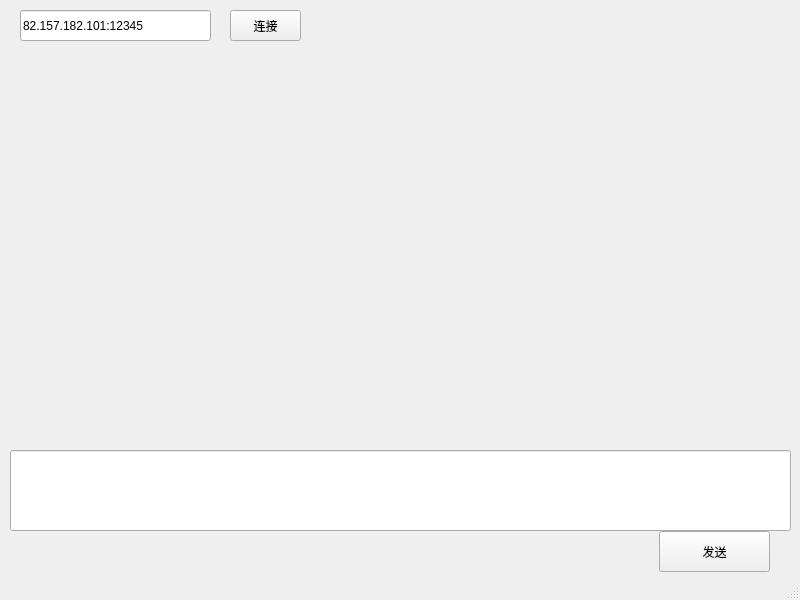
<?xml version="1.0" encoding="UTF-8"?>
<ui version="4.0">
 <class>MainWindow</class>
 <widget class="QMainWindow" name="MainWindow">
  <property name="geometry">
   <rect>
    <x>0</x>
    <y>0</y>
    <width>800</width>
    <height>600</height>
   </rect>
  </property>
  <property name="windowTitle">
   <string>MainWindow</string>
  </property>
  <widget class="QWidget" name="centralwidget">
   <widget class="QLabel" name="mySendMsg">
    <property name="geometry">
     <rect>
      <x>10</x>
      <y>60</y>
      <width>391</width>
      <height>361</height>
     </rect>
    </property>
    <property name="text">
     <string/>
    </property>
    <property name="textFormat">
     <enum>Qt::TextFormat::PlainText</enum>
    </property>
   </widget>
   <widget class="QLabel" name="otherSendMsg">
    <property name="geometry">
     <rect>
      <x>420</x>
      <y>60</y>
      <width>371</width>
      <height>361</height>
     </rect>
    </property>
    <property name="text">
     <string/>
    </property>
    <property name="textFormat">
     <enum>Qt::TextFormat::PlainText</enum>
    </property>
   </widget>
   <widget class="QPushButton" name="sendMsgButton">
    <property name="geometry">
     <rect>
      <x>659</x>
      <y>531</y>
      <width>111</width>
      <height>41</height>
     </rect>
    </property>
    <property name="text">
     <string>发送</string>
    </property>
   </widget>
   <widget class="QLineEdit" name="msgEdit">
    <property name="geometry">
     <rect>
      <x>10</x>
      <y>450</y>
      <width>781</width>
      <height>81</height>
     </rect>
    </property>
   </widget>
   <widget class="QLineEdit" name="ipPortEdit">
    <property name="geometry">
     <rect>
      <x>20</x>
      <y>10</y>
      <width>191</width>
      <height>31</height>
     </rect>
    </property>
    <property name="text">
     <string>82.157.182.101:12345</string>
    </property>
    <property name="placeholderText">
     <string>input ip and port(ip:port)</string>
    </property>
   </widget>
   <widget class="QPushButton" name="connectButton">
    <property name="geometry">
     <rect>
      <x>230</x>
      <y>10</y>
      <width>71</width>
      <height>31</height>
     </rect>
    </property>
    <property name="text">
     <string>连接</string>
    </property>
   </widget>
  </widget>
  <widget class="QStatusBar" name="statusbar"/>
 </widget>
 <resources/>
 <connections/>
</ui>
